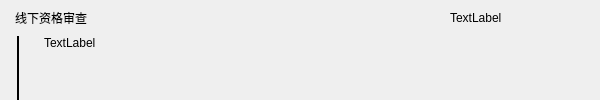
                 <widget class="QWidget" name="widget_7" native="true">
                  <property name="minimumSize">
                   <size>
                    <width>600</width>
                    <height>0</height>
                   </size>
                  </property>
                  <property name="maximumSize">
                   <size>
                    <width>650</width>
                    <height>16777215</height>
                   </size>
                  </property>
                  <layout class="QVBoxLayout" name="verticalLayout_8">
                   <property name="spacing">
                    <number>0</number>
                   </property>
                   <property name="leftMargin">
                    <number>0</number>
                   </property>
                   <property name="topMargin">
                    <number>0</number>
                   </property>
                   <property name="rightMargin">
                    <number>0</number>
                   </property>
                   <property name="bottomMargin">
                    <number>0</number>
                   </property>
                   <item>
                    <widget class="QWidget" name="widget_15" native="true">
                     <property name="maximumSize">
                      <size>
                       <width>16777215</width>
                       <height>36</height>
                      </size>
                     </property>
                     <layout class="QHBoxLayout" name="horizontalLayout_12">
                      <property name="spacing">
                       <number>0</number>
                      </property>
                      <property name="leftMargin">
                       <number>0</number>
                      </property>
                      <property name="topMargin">
                       <number>0</number>
                      </property>
                      <property name="rightMargin">
                       <number>0</number>
                      </property>
                      <property name="bottomMargin">
                       <number>0</number>
                      </property>
                      <item>
                       <widget class="QLabel" name="stepPic_3">
                        <property name="maximumSize">
                         <size>
                          <width>36</width>
                          <height>36</height>
                         </size>
                        </property>
                        <property name="text">
                         <string/>
                        </property>
                        <property name="pixmap">
                         <pixmap resource="../resource/qrc/mainQrc.qrc">:/header/img/wait.png</pixmap>
                        </property>
                        <property name="scaledContents">
                         <bool>true</bool>
                        </property>
                       </widget>
                      </item>
                      <item>
                       <spacer name="horizontalSpacer_23">
                        <property name="orientation">
                         <enum>Qt::Horizontal</enum>
                        </property>
                        <property name="sizeType">
                         <enum>QSizePolicy::Fixed</enum>
                        </property>
                        <property name="sizeHint" stdset="0">
                         <size>
                          <width>8</width>
                          <height>36</height>
                         </size>
                        </property>
                       </spacer>
                      </item>
                      <item>
                       <widget class="QLabel" name="stepTip_3">
                        <property name="maximumSize">
                         <size>
                          <width>16777215</width>
                          <height>36</height>
                         </size>
                        </property>
                        <property name="text">
                         <string>线下资格审查</string>
                        </property>
                       </widget>
                      </item>
                      <item>
                       <spacer name="horizontalSpacer_24">
                        <property name="orientation">
                         <enum>Qt::Horizontal</enum>
                        </property>
                        <property name="sizeType">
                         <enum>QSizePolicy::Expanding</enum>
                        </property>
                        <property name="sizeHint" stdset="0">
                         <size>
                          <width>36</width>
                          <height>20</height>
                         </size>
                        </property>
                       </spacer>
                      </item>
                      <item>
                       <widget class="QLabel" name="stepTime_3">
                        <property name="minimumSize">
                         <size>
                          <width>150</width>
                          <height>0</height>
                         </size>
                        </property>
                        <property name="maximumSize">
                         <size>
                          <width>200</width>
                          <height>36</height>
                         </size>
                        </property>
                        <property name="text">
                         <string>TextLabel</string>
                        </property>
                       </widget>
                      </item>
                     </layout>
                    </widget>
                   </item>
                   <item>
                    <widget class="QWidget" name="widget_14" native="true">
                     <layout class="QHBoxLayout" name="horizontalLayout_11">
                      <property name="spacing">
                       <number>0</number>
                      </property>
                      <property name="leftMargin">
                       <number>0</number>
                      </property>
                      <property name="topMargin">
                       <number>0</number>
                      </property>
                      <property name="rightMargin">
                       <number>0</number>
                      </property>
                      <property name="bottomMargin">
                       <number>0</number>
                      </property>
                      <item>
                       <spacer name="horizontalSpacer_21">
                        <property name="orientation">
                         <enum>Qt::Horizontal</enum>
                        </property>
                        <property name="sizeType">
                         <enum>QSizePolicy::Fixed</enum>
                        </property>
                        <property name="sizeHint" stdset="0">
                         <size>
                          <width>17</width>
                          <height>20</height>
                         </size>
                        </property>
                       </spacer>
                      </item>
                      <item>
                       <widget class="Line" name="line_3">
                        <property name="sizePolicy">
                         <sizepolicy hsizetype="Fixed" vsizetype="Preferred">
                          <horstretch>0</horstretch>
                          <verstretch>0</verstretch>
                         </sizepolicy>
                        </property>
                        <property name="maximumSize">
                         <size>
                          <width>2</width>
                          <height>16777215</height>
                         </size>
                        </property>
                        <property name="frameShadow">
                         <enum>QFrame::Plain</enum>
                        </property>
                        <property name="lineWidth">
                         <number>2</number>
                        </property>
                        <property name="orientation">
                         <enum>Qt::Vertical</enum>
                        </property>
                       </widget>
                      </item>
                      <item>
                       <spacer name="horizontalSpacer_22">
                        <property name="orientation">
                         <enum>Qt::Horizontal</enum>
                        </property>
                        <property name="sizeType">
                         <enum>QSizePolicy::Fixed</enum>
                        </property>
                        <property name="sizeHint" stdset="0">
                         <size>
                          <width>25</width>
                          <height>20</height>
                         </size>
                        </property>
                       </spacer>
                      </item>
                      <item>
                       <widget class="QLabel" name="stepMsg_3">
                        <property name="text">
                         <string>TextLabel</string>
                        </property>
                        <property name="alignment">
                         <set>Qt::AlignLeading|Qt::AlignLeft|Qt::AlignTop</set>
                        </property>
                        <property name="wordWrap">
                         <bool>true</bool>
                        </property>
                       </widget>
                      </item>
                     </layout>
                    </widget>
                   </item>
                  </layout>
                 </widget>
